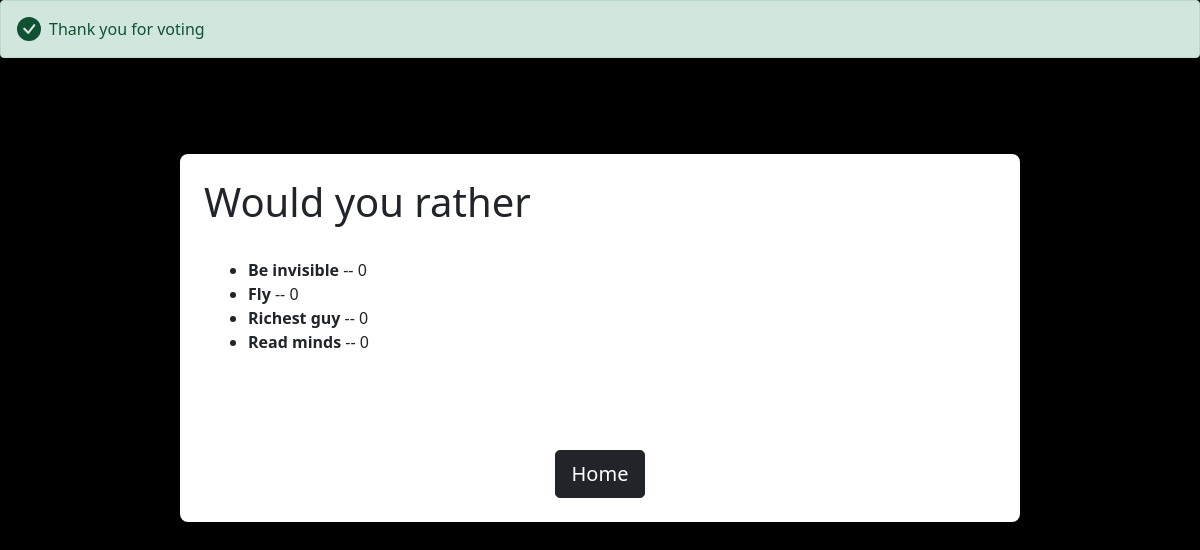
The app's page /polls/10/results, older data.
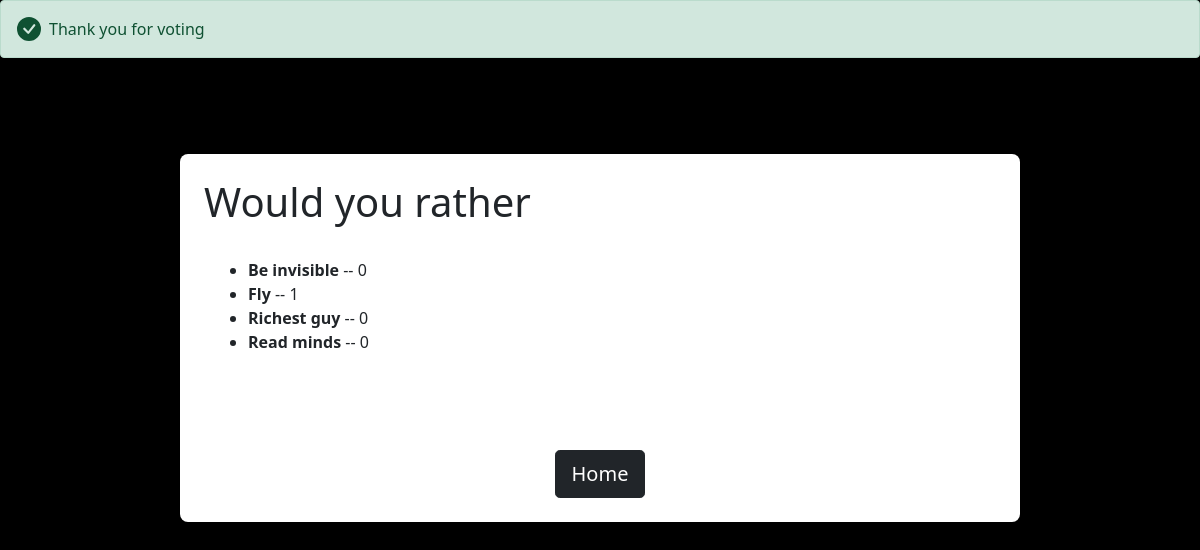
The same page, newer data.
### polls/models.py (models this page shows, shortened)
class Choice(models.Model):
    question = models.ForeignKey('Question',on_delete=models.CASCADE)
    choice_text = models.CharField(max_length=200)
    votes = models.IntegerField(default=0)

### polls/views.py (the view)
# urls.py: path('<int:question_id>/results', views.results, name = 'results'),
def results(request, question_id):
    question = get_object_or_404(Question,pk=question_id)
    return render(request,'polls/result.html',{'question':question})

### polls/templates/polls/result.html (shortened to what this page needs)
<!doctype html>
<html lang="en">
<head>
    <link href="https://cdn.jsdelivr.net/npm/bootstrap@5.0.1/dist/css/bootstrap.min.css" rel="stylesheet"
>
</head>
<body>
    <div class="alert alert-success d-flex align-items-center" role="alert">
        <svg class="bi flex-shrink-0 me-2" width="24" height="24" role="img" aria-label="Success:">
            <use xlink:href="#check-circle-fill" />
        </svg>
        <div>
            Thank you for voting
        </div>
    </div>
    <div class="container">
        <h1>{{ question.question_text }}</h1>
        <div class="container-md" style="margin-top: 2em;margin-bottom: 6em;">
            <ul>
                {% for choice in question.choice_set.all %}
                <li><strong>{{choice.choice_text}}</strong> -- {{choice.votes}}</li>
                {% endfor %}
            </ul>
        </div>
        <div style="text-align: center;"><a href="{%url 'polls:index'%}"><button class="btn btn-dark btn-lg">Home</button> </a></div>
    </div>
</body>
</html>

Row changes from the older to the newer data that the page shows:
changed Choice "Fly": votes "0" → "1"
